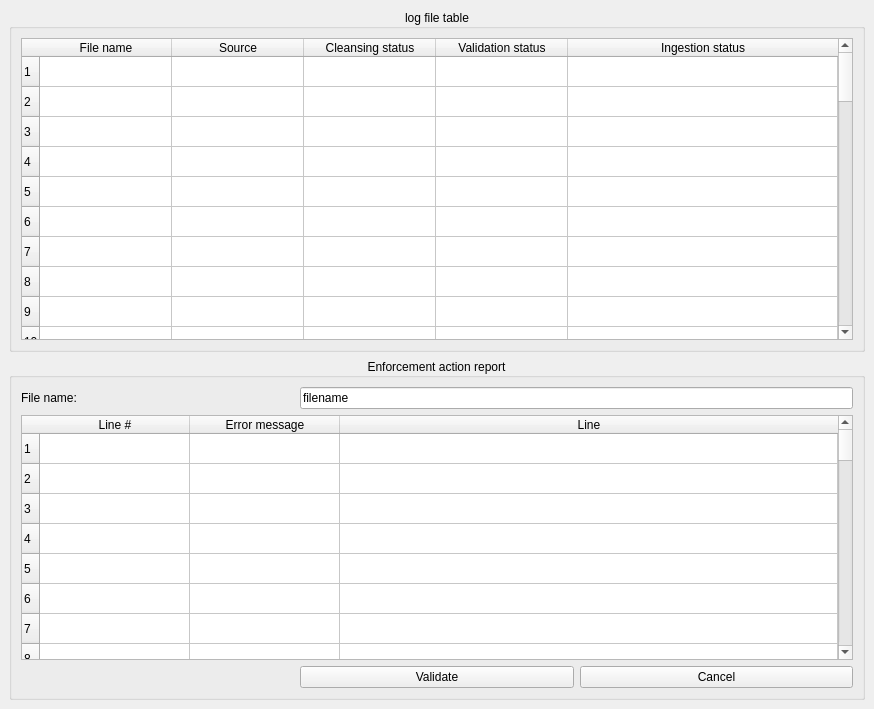
<?xml version="1.0" encoding="UTF-8"?>
<ui version="4.0">
 <class>popUpCleanseValidate</class>
 <widget class="QMainWindow" name="popUpCleanseValidate">
  <property name="geometry">
   <rect>
    <x>0</x>
    <y>0</y>
    <width>874</width>
    <height>709</height>
   </rect>
  </property>
  <property name="sizePolicy">
   <sizepolicy hsizetype="Expanding" vsizetype="Expanding">
    <horstretch>0</horstretch>
    <verstretch>0</verstretch>
   </sizepolicy>
  </property>
  <property name="windowTitle">
   <string>Log File Configuration</string>
  </property>
  <widget class="QWidget" name="centralwidget">
   <property name="minimumSize">
    <size>
     <width>874</width>
     <height>709</height>
    </size>
   </property>
   <layout class="QGridLayout" name="gridLayout">
    <item row="0" column="0">
     <layout class="QVBoxLayout" name="verticalLayout" stretch="1,1">
      <property name="sizeConstraint">
       <enum>QLayout::SetNoConstraint</enum>
      </property>
      <item>
       <widget class="QGroupBox" name="LFT_GroupBox">
        <property name="sizePolicy">
         <sizepolicy hsizetype="Preferred" vsizetype="Preferred">
          <horstretch>0</horstretch>
          <verstretch>0</verstretch>
         </sizepolicy>
        </property>
        <property name="title">
         <string>log file table</string>
        </property>
        <property name="alignment">
         <set>Qt::AlignCenter</set>
        </property>
        <layout class="QGridLayout" name="gridLayout_2">
         <item row="0" column="0">
          <widget class="QTableWidget" name="LFT_tableWidget">
           <property name="sizeAdjustPolicy">
            <enum>QAbstractScrollArea::AdjustToContents</enum>
           </property>
           <property name="editTriggers">
            <set>QAbstractItemView::SelectedClicked</set>
           </property>
           <property name="selectionBehavior">
            <enum>QAbstractItemView::SelectRows</enum>
           </property>
           <property name="sortingEnabled">
            <bool>true</bool>
           </property>
           <property name="rowCount">
            <number>50</number>
           </property>
           <attribute name="horizontalHeaderCascadingSectionResizes">
            <bool>true</bool>
           </attribute>
           <attribute name="horizontalHeaderDefaultSectionSize">
            <number>132</number>
           </attribute>
           <attribute name="horizontalHeaderStretchLastSection">
            <bool>true</bool>
           </attribute>
           <attribute name="verticalHeaderStretchLastSection">
            <bool>false</bool>
           </attribute>
           <row/>
           <row/>
           <row/>
           <row/>
           <row/>
           <row/>
           <row/>
           <row/>
           <row/>
           <row/>
           <row/>
           <row/>
           <row/>
           <row/>
           <row/>
           <row/>
           <row/>
           <row/>
           <row/>
           <row/>
           <row/>
           <row/>
           <row/>
           <row/>
           <row/>
           <row/>
           <row/>
           <row/>
           <row/>
           <row/>
           <row/>
           <row/>
           <row/>
           <row/>
           <row/>
           <row/>
           <row/>
           <row/>
           <row/>
           <row/>
           <row/>
           <row/>
           <row/>
           <row/>
           <row/>
           <row/>
           <row/>
           <row/>
           <row/>
           <row/>
           <column>
            <property name="text">
             <string>File name</string>
            </property>
           </column>
           <column>
            <property name="text">
             <string>Source</string>
            </property>
           </column>
           <column>
            <property name="text">
             <string>Cleansing status</string>
            </property>
           </column>
           <column>
            <property name="text">
             <string>Validation status</string>
            </property>
           </column>
           <column>
            <property name="text">
             <string>Ingestion status</string>
            </property>
           </column>
          </widget>
         </item>
        </layout>
       </widget>
      </item>
      <item>
       <widget class="QGroupBox" name="EAR_groupBox">
        <property name="title">
         <string>Enforcement action report</string>
        </property>
        <property name="alignment">
         <set>Qt::AlignCenter</set>
        </property>
        <layout class="QGridLayout" name="gridLayout_3">
         <item row="0" column="0">
          <widget class="QLabel" name="FileNameLabel">
           <property name="text">
            <string>File name:</string>
           </property>
          </widget>
         </item>
         <item row="0" column="1" colspan="2">
          <widget class="QLineEdit" name="FileNameLineEdit">
           <property name="text">
            <string>filename</string>
           </property>
          </widget>
         </item>
         <item row="1" column="0" colspan="3">
          <widget class="QTableWidget" name="LFC_EAR_tableWidget">
           <property name="sizeAdjustPolicy">
            <enum>QAbstractScrollArea::AdjustToContents</enum>
           </property>
           <property name="sortingEnabled">
            <bool>true</bool>
           </property>
           <property name="rowCount">
            <number>50</number>
           </property>
           <attribute name="horizontalHeaderDefaultSectionSize">
            <number>150</number>
           </attribute>
           <attribute name="horizontalHeaderStretchLastSection">
            <bool>true</bool>
           </attribute>
           <attribute name="verticalHeaderMinimumSectionSize">
            <number>20</number>
           </attribute>
           <row/>
           <row/>
           <row/>
           <row/>
           <row/>
           <row/>
           <row/>
           <row/>
           <row/>
           <row/>
           <row/>
           <row/>
           <row/>
           <row/>
           <row/>
           <row/>
           <row/>
           <row/>
           <row/>
           <row/>
           <row/>
           <row/>
           <row/>
           <row/>
           <row/>
           <row/>
           <row/>
           <row/>
           <row/>
           <row/>
           <row/>
           <row/>
           <row/>
           <row/>
           <row/>
           <row/>
           <row/>
           <row/>
           <row/>
           <row/>
           <row/>
           <row/>
           <row/>
           <row/>
           <row/>
           <row/>
           <row/>
           <row/>
           <row/>
           <row/>
           <column>
            <property name="text">
             <string>Line #</string>
            </property>
           </column>
           <column>
            <property name="text">
             <string>Error message</string>
            </property>
           </column>
           <column>
            <property name="text">
             <string>Line</string>
            </property>
           </column>
          </widget>
         </item>
         <item row="2" column="1">
          <widget class="QPushButton" name="ValidatePushButton">
           <property name="text">
            <string>Validate</string>
           </property>
          </widget>
         </item>
         <item row="2" column="2">
          <widget class="QPushButton" name="CancelPushButton">
           <property name="text">
            <string>Cancel</string>
           </property>
          </widget>
         </item>
        </layout>
       </widget>
      </item>
     </layout>
    </item>
   </layout>
  </widget>
 </widget>
 <resources/>
 <connections/>
</ui>
